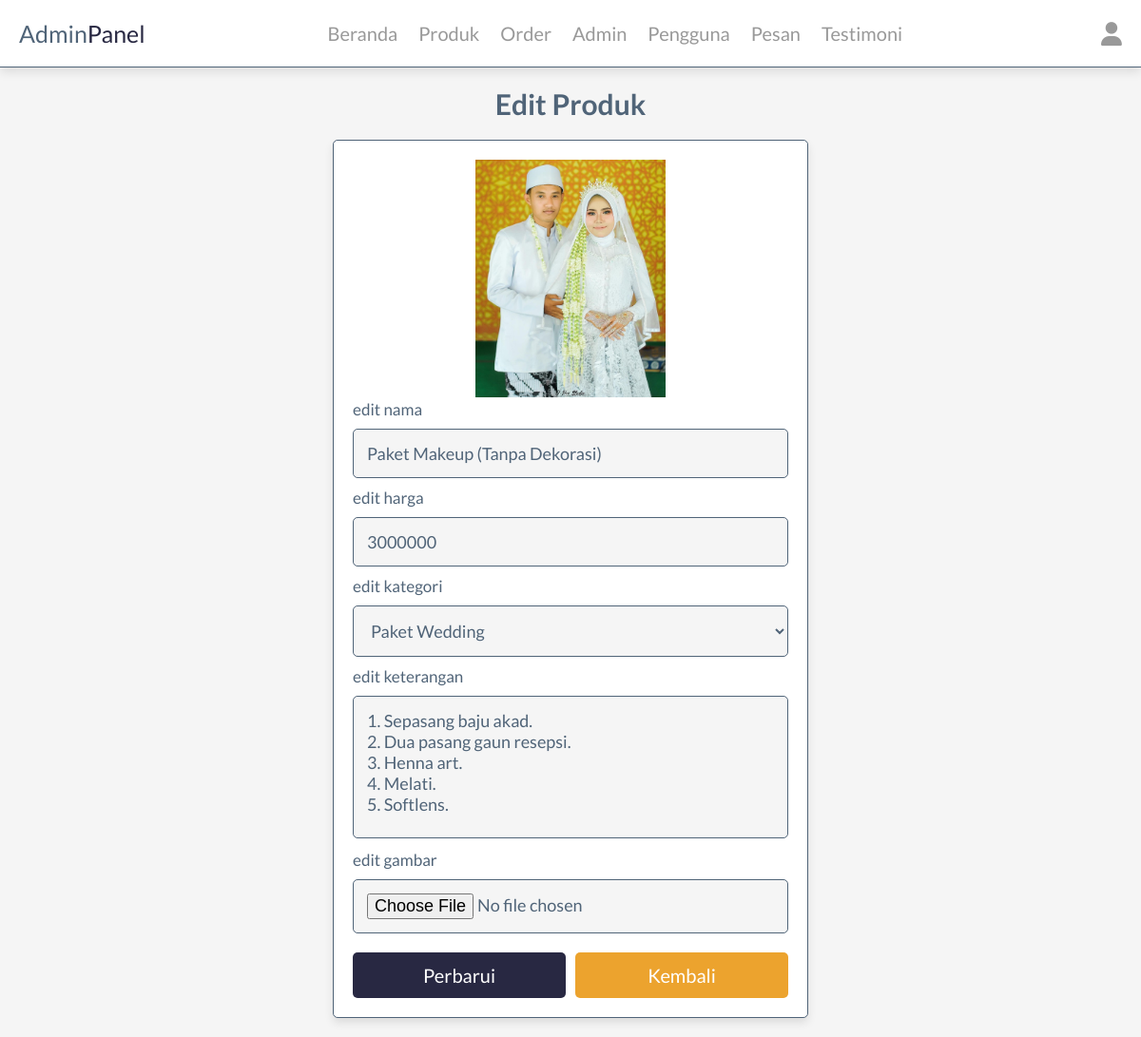
Screenshot of /admin/update_product.php?update=2 (signed in) with the database file from the repository.
### tables this page shows
CREATE TABLE `products` (
  `id` int(11) NOT NULL,
  `name` varchar(50) NOT NULL,
  `category` varchar(50) NOT NULL,
  `keterangan` varchar(500) NOT NULL,
  `price` int(11) NOT NULL,
  `image` varchar(255) NOT NULL
);

### admin/update_product.php (the view, shortened to what this page needs)
<?php
include '../components/connect.php';
?>
<!DOCTYPE html>
<html lang="en">
<head>
   <link rel="stylesheet" href="https://cdnjs.cloudflare.com/ajax/libs/font-awesome/6.1.1/css/all.min.css">
   <link rel="stylesheet" href="https://stackpath.bootstrapcdn.com/font-awesome/4.7.0/css/font-awesome.min.css"
      type="text/css" media="all"/>
   <link rel="stylesheet" href="../css/admin_style.css">
</head>
<body>
<?php include '../components/admin_header.php' ?>
<section class="update-product">
   <h1 class="heading">Edit Produk</h1>
   <?php
      $update_id = $_GET['update'];
      $show_products = $conn->prepare("SELECT * FROM `products` WHERE id = ?");
      $show_products->execute([$update_id]);
      if($show_products->rowCount() > 0){
         while($fetch_products = $show_products->fetch(PDO::FETCH_ASSOC)){
   ?>
   <form action="" method="POST" enctype="multipart/form-data">
      <img src="../uploaded_img/<?= $fetch_products['image']; ?>" alt="">
      <span>edit nama</span>
      <input type="text" required placeholder="enter product name" name="name" maxlength="100" class="box" value="<?= $fetch_products['name']; ?>">
      <span>edit harga</span>
      <input type="number" min="0" max="9999999999" required placeholder="enter product price" name="price" onkeypress="if(this.value.length == 10) return false;" class="box" value="<?= $fetch_products['price']; ?>">
      <span>edit kategori</span>
      <select name="category" class="box" required>
         <option selected value="<?= $fetch_products['category']; ?>"><?= $fetch_products['category']; ?></option>
      </select>
      <span>edit keterangan</span>
      <textarea required placeholder="enter product description" name="keterangan" maxlength="1000" class="box"><?php echo $fetch_products['keterangan'];?></textarea>
      <span>edit gambar</span>
      <input type="file" name="image" class="box" accept="image/jpg, image/jpeg, image/png, image/webp">
      <div class="flex-btn">
         <input type="submit" value="perbarui" class="btn" name="update">
         <a href="products.php" class="option-btn">kembali</a>
      </div>
   </form>
   <?php
         }
      }else{
         echo '<p class="empty">no products added yet!</p>';
      }
   ?>
</section>
</body>
</html>

### css/admin_style.css (style rules this page uses)
:root { --main-color:#282842; --red:rgb(158, 0, 0); --orange:#eca32e; --black:#506478; --white:#fff; --light-bg:#f5f5f5; --light-color:#999; --border:.1rem solid var(--black); --box-shadow:0 .5rem 1rem rgba(0,0,0,.1); }
* { font-family: 'Lato','Montserrat', sans-serif; margin:0; padding:0; box-sizing: border-box; text-decoration: none; outline: none; border:none; }
html { font-size: 62.5%; overflow-x: hidden; }
body { background-color: var(--light-bg); }
section { max-width: 1200px; margin:0 auto; padding:2rem; }
.btn, .delete-btn, .option-btn { display: block; margin-top: 1rem; border-radius: .5rem; cursor: pointer; width: 100%; font-size: 2rem; color:var(--white); padding:1.2rem 3rem; text-transform: capitalize; text-align: center; }
.btn { background-color: var(--main-color); }
.option-btn { background-color: var(--orange); }
.flex-btn { display: flex; gap:1rem; }
.heading { text-align: center; margin-bottom: 2rem; text-transform: capitalize; color:var(--black); font-size: 3rem; }
.update-product form { margin:0 auto; max-width: 50rem; background-color: var(--white); border-radius: .5rem; box-shadow: var(--box-shadow); border:var(--border); padding:2rem; }
.update-product form img { height: 25rem; width: 100%; object-fit: contain; }
.update-product form .box { background-color: var(--light-bg); border:var(--border); width: 100%; padding:1.4rem; font-size: 1.8rem; color:var(--black); border-radius: .5rem; margin: 1rem 0; }
.update-product form textarea { height: 15rem; resize: none; }
.update-product form span { font-size: 1.7rem; color:var(--black); }

### rows the page displays
products: image (picture), name "Paket Makeup (Tanpa Dekorasi)", price "3000000", category "Paket Wedding", keterangan "1. Sepasang baju akad. 2. Dua pasang gaun resepsi. 3. Henna art. 4. Melati. 5. Softlens."
